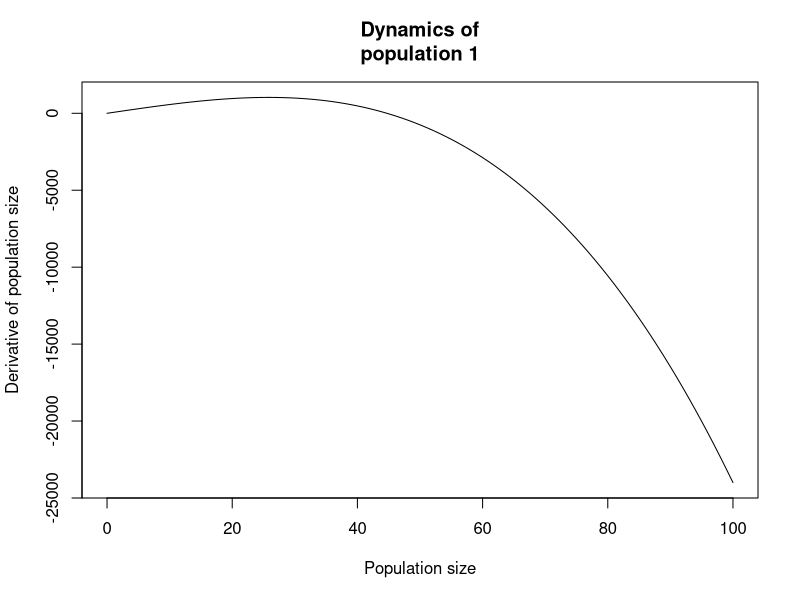
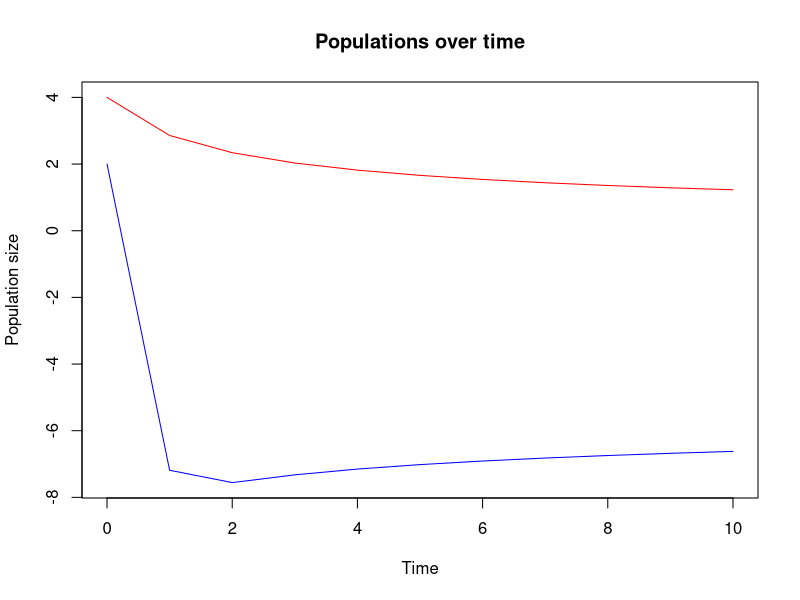

These figures' R source, in order:
## ---- chunk 1
# Clear variables
rm(list = ls())

# Parameters
r1 <- 60
k <- 0.03

# Vector of population sizes
n1 <- seq(0, 100)

# Vector to store population change at each population size
dndt <- n1

# Loop through values of n, update corresponding dndt
for (i in seq_along(n1)) dndt[i] <- (r1 - k * n1[i] ** 2) * n1[i]

# Plot
plot(
    n1, dndt, type = "l", main = "Dynamics of\npopulation 1",
    xlab = "Population size", ylab = "Derivative of population size"
)

# Clear variables
rm(list = ls())
## ---- chunk 2
# Clear variables
rm(list = ls())

# Install and mount packages
# install.packages("deSolve")
library(deSolve)

# Assign starting state values to vector y
y <- c(n1 = 4, n2 = 2)

# Assign vector containing time sequence
times <- seq(0, 10)

# Assign parameters to global environment
params <- c(r1 = 3, r2 = 0.75, k = 0.03, m = 3)

# Assign function to compute values of derivatives in system
func <- function(t, state, params) {
    with(as.list(c(state, params)), {
        dn1dt <- (r1 - k * n1 ** 2) * n1 - m * n1
        dn2dt <- (r2 - k * n2 ** 2) * n2 - m * n1  # Is this right? n1 in this equation means pop can go below 0
        return(list(c(dn1dt, dn2dt)))
    })
}

# Run ODE solver for both populations
out <- ode(y, times, func, params)

# Plot
plot(
    out[,1], out[,2], type = "l", ylim = c(min(out[,2], out[,3]), max(out[,2], out[,3])),
    main = "Populations over time", xlab = "Time", ylab = "Population size", col = "red"
)
points(out[,1], out[,3], type = "l", col = "blue")
